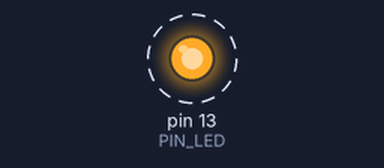
Bench run of a sketch on a simulated Arduino Uno, built with avr-gcc and run on an emulated ATmega328P. On the bench: output pins drawn as LEDs (lit = HIGH). Dashed ring = blinking. What the sketch prints to the serial monitor is not drawn.

Above: at 0.5 s.
Timing chart, 0 to 4.6 s (numbered marks = the images above):
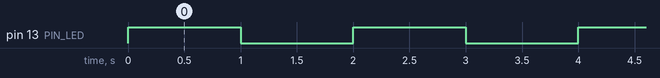

The sketch:

LED_1sec.ino
```cpp
#define PIN_LED 13
unsigned int count, toggle;

void setup() {


  pinMode(PIN_LED, OUTPUT);
  Serial.begin(9600);
  while(!Serial){
    ;
  }
  Serial.println("hello world");
  count = toggle = 0;
  digitalWrite(PIN_LED, toggle);
}

void loop() {
  Serial.println(++count);
  toggle = toggle?false:true;
  digitalWrite(PIN_LED,toggle);
  delay(1000);
}
```

Measured:
- by itself, pin 13 (PIN_LED): alternates HIGH for 1.0 s and LOW for 1.0 s
